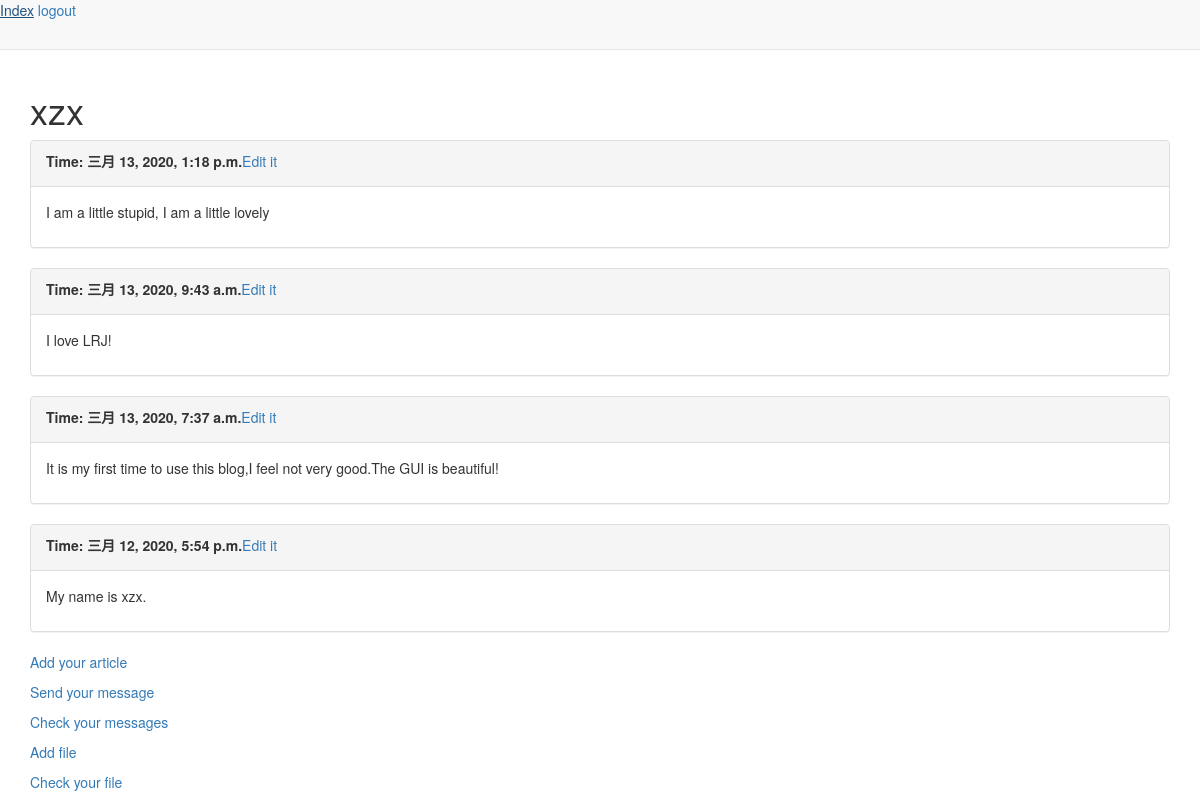
Screenshot of /blog/private/3/ (signed in) with the database file from the repository.
### blog/models.py (models this page shows, shortened)
class User(models.Model):
    name = models.CharField(max_length=100)
    password = models.CharField(max_length=100)

class Article(models.Model):
    text = models.TextField()
    user = models.ForeignKey(User, on_delete=models.CASCADE)
    pub_date = models.DateTimeField(auto_now_add=True)

### blog/views.py (the view)
# urls.py: path('private/<int:pk>/', views.private, name='private'),
def private(request, pk):
    if request.session.get('is_login') and request.session.get('user') == pk:
        s = get_object_or_404(User, pk=pk)
        all_article = s.article_set.order_by('-pub_date')
        context = {
            'user': s,
            'all_article': all_article,
        }
        return render(request, 'blog/private.html', context=context)
    print('enter failed...')
    return HttpResponseRedirect(reverse('blog:login', args=()))

### blog/templates/blog/private.html (shortened to what this page needs)
<!DOCTYPE html>
<html lang="en">
<head>
    {% load bootstrap3 %}
    {% bootstrap_css %}
    <link href="https://v3.bootcss.com/examples/signin/signin.css" rel="stylesheet">
</head>
<body>
<nav class="navbar navbar-default navbar-static-top">
<div class="navbar-header">
<a href="{% url 'blog:index' %}">Index</a>   <a href="{% url 'blog:logout' %}">logout</a>
</div>
</nav>
<div class="container">
<h1>{{ user.name }}</h1>
</div>
<div class="container">
{% if all_article %}
{% for i in all_article %}
    <div class="panel panel-default">
    <div class="panel-heading">
        <label>  Time:  {{ i.pub_date }}</label><a href="{% url 'blog:edit_article' i.pk %}">Edit it</a>
    </div>
    <div class="panel-body">
         {{ i.text|linebreaks }}
    </div>
    </div>
{% endfor %}
{% else %}
<p>You have no article!</p>
{% endif %}
</div>
<div class="container">
<p><a href="{% url 'blog:add_private' user.id %}">Add your article</a></p>
<p><a href="{% url 'blog:send_message' user.id %}">Send your message</a></p>
<p><a href="{% url 'blog:check_message' user.id %}">Check your messages</a></p>
<p><a href="{% url 'blog:add_file' user.id %}">Add file</a></p>
<p><a href="{% url 'blog:check_files' user.id %}">Check your file</a></p>
</div>
</body>
</html>

### rows the page displays
User: name "xzx"
Article: pub_date "三月 13, 2020, 1:18 p.m.", text "I am a little stupid, I am a little lovely"
Article: pub_date "三月 13, 2020, 9:43 a.m.", text "I love LRJ!"
Article: pub_date "三月 13, 2020, 7:37 a.m.", text "It is my first time to use this blog,I feel not very good.The GUI is beautiful!"
Article: pub_date "三月 12, 2020, 5:54 p.m.", text "My name is xzx."
